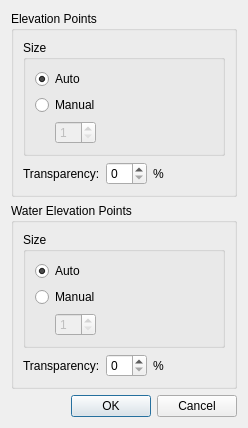
<?xml version="1.0" encoding="UTF-8"?>
<ui version="4.0">
 <class>GraphicsSettingDialog</class>
 <widget class="QDialog" name="GraphicsSettingDialog">
  <property name="geometry">
   <rect>
    <x>0</x>
    <y>0</y>
    <width>248</width>
    <height>375</height>
   </rect>
  </property>
  <property name="windowTitle">
   <string>Graphics Setting</string>
  </property>
  <layout class="QVBoxLayout" name="verticalLayout_5">
   <item>
    <widget class="QGroupBox" name="elevationPointsGroupBox">
     <property name="title">
      <string>Elevation Points</string>
     </property>
     <layout class="QVBoxLayout" name="verticalLayout_2">
      <item>
       <widget class="QGroupBox" name="elevationPointSizeGroupBox">
        <property name="title">
         <string>Size</string>
        </property>
        <layout class="QVBoxLayout" name="verticalLayout">
         <item>
          <widget class="QRadioButton" name="elevationPointsAutoSizeRadioButton">
           <property name="text">
            <string>Auto</string>
           </property>
           <property name="checked">
            <bool>true</bool>
           </property>
          </widget>
         </item>
         <item>
          <widget class="QRadioButton" name="elevationPointsManualSizeRadioButton">
           <property name="text">
            <string>Manual</string>
           </property>
          </widget>
         </item>
         <item>
          <layout class="QHBoxLayout" name="horizontalLayout">
           <item>
            <spacer name="horizontalSpacer">
             <property name="orientation">
              <enum>Qt::Horizontal</enum>
             </property>
             <property name="sizeType">
              <enum>QSizePolicy::Fixed</enum>
             </property>
             <property name="sizeHint" stdset="0">
              <size>
               <width>20</width>
               <height>20</height>
              </size>
             </property>
            </spacer>
           </item>
           <item>
            <widget class="QSpinBox" name="elevationPointsSizeSpinBox">
             <property name="enabled">
              <bool>false</bool>
             </property>
             <property name="minimum">
              <number>1</number>
             </property>
             <property name="maximum">
              <number>10</number>
             </property>
            </widget>
           </item>
           <item>
            <spacer name="horizontalSpacer_2">
             <property name="orientation">
              <enum>Qt::Horizontal</enum>
             </property>
             <property name="sizeHint" stdset="0">
              <size>
               <width>40</width>
               <height>20</height>
              </size>
             </property>
            </spacer>
           </item>
          </layout>
         </item>
        </layout>
       </widget>
      </item>
      <item>
       <layout class="QHBoxLayout" name="horizontalLayout_2" stretch="0,0,1">
        <item>
         <widget class="QLabel" name="elevationPointsTransparencyLabel">
          <property name="text">
           <string>Transparency:</string>
          </property>
         </widget>
        </item>
        <item>
         <widget class="QSpinBox" name="elevationPointsTransparencySpinBox"/>
        </item>
        <item>
         <widget class="QLabel" name="elevationPointsTransparencyPercentLabel">
          <property name="text">
           <string>%</string>
          </property>
         </widget>
        </item>
       </layout>
      </item>
     </layout>
    </widget>
   </item>
   <item>
    <widget class="QGroupBox" name="waterElevationPointsGroupBox">
     <property name="title">
      <string>Water Elevation Points</string>
     </property>
     <layout class="QVBoxLayout" name="verticalLayout_3">
      <item>
       <widget class="QGroupBox" name="waterElevationPointSizeGroupBox">
        <property name="title">
         <string>Size</string>
        </property>
        <layout class="QVBoxLayout" name="verticalLayout_4">
         <item>
          <widget class="QRadioButton" name="waterElevationPointsAutoSizeRadioButton">
           <property name="text">
            <string>Auto</string>
           </property>
           <property name="checked">
            <bool>true</bool>
           </property>
          </widget>
         </item>
         <item>
          <widget class="QRadioButton" name="waterElevationPointsManualSizeRadioButton">
           <property name="text">
            <string>Manual</string>
           </property>
          </widget>
         </item>
         <item>
          <layout class="QHBoxLayout" name="horizontalLayout_3">
           <item>
            <spacer name="horizontalSpacer_3">
             <property name="orientation">
              <enum>Qt::Horizontal</enum>
             </property>
             <property name="sizeType">
              <enum>QSizePolicy::Fixed</enum>
             </property>
             <property name="sizeHint" stdset="0">
              <size>
               <width>20</width>
               <height>20</height>
              </size>
             </property>
            </spacer>
           </item>
           <item>
            <widget class="QSpinBox" name="waterElevationPointsSizeSpinBox">
             <property name="enabled">
              <bool>false</bool>
             </property>
             <property name="minimum">
              <number>1</number>
             </property>
             <property name="maximum">
              <number>10</number>
             </property>
            </widget>
           </item>
           <item>
            <spacer name="horizontalSpacer_4">
             <property name="orientation">
              <enum>Qt::Horizontal</enum>
             </property>
             <property name="sizeHint" stdset="0">
              <size>
               <width>40</width>
               <height>20</height>
              </size>
             </property>
            </spacer>
           </item>
          </layout>
         </item>
        </layout>
       </widget>
      </item>
      <item>
       <layout class="QHBoxLayout" name="horizontalLayout_4" stretch="0,0,1">
        <item>
         <widget class="QLabel" name="waterElevationPointsTransparencyLabel">
          <property name="text">
           <string>Transparency:</string>
          </property>
         </widget>
        </item>
        <item>
         <widget class="QSpinBox" name="waterElevationPointsTransparencySpinBox"/>
        </item>
        <item>
         <widget class="QLabel" name="waterElevationPointsTransparencyPercentLabel">
          <property name="text">
           <string>%</string>
          </property>
         </widget>
        </item>
       </layout>
      </item>
     </layout>
    </widget>
   </item>
   <item>
    <spacer name="verticalSpacer">
     <property name="orientation">
      <enum>Qt::Vertical</enum>
     </property>
     <property name="sizeHint" stdset="0">
      <size>
       <width>20</width>
       <height>4</height>
      </size>
     </property>
    </spacer>
   </item>
   <item>
    <widget class="QDialogButtonBox" name="buttonBox">
     <property name="orientation">
      <enum>Qt::Horizontal</enum>
     </property>
     <property name="standardButtons">
      <set>QDialogButtonBox::Cancel|QDialogButtonBox::Ok</set>
     </property>
    </widget>
   </item>
  </layout>
 </widget>
 <resources/>
 <connections>
  <connection>
   <sender>buttonBox</sender>
   <signal>accepted()</signal>
   <receiver>GraphicsSettingDialog</receiver>
   <slot>accept()</slot>
   <hints>
    <hint type="sourcelabel">
     <x>215</x>
     <y>357</y>
    </hint>
    <hint type="destinationlabel">
     <x>157</x>
     <y>274</y>
    </hint>
   </hints>
  </connection>
  <connection>
   <sender>buttonBox</sender>
   <signal>rejected()</signal>
   <receiver>GraphicsSettingDialog</receiver>
   <slot>reject()</slot>
   <hints>
    <hint type="sourcelabel">
     <x>215</x>
     <y>363</y>
    </hint>
    <hint type="destinationlabel">
     <x>224</x>
     <y>274</y>
    </hint>
   </hints>
  </connection>
  <connection>
   <sender>elevationPointsManualSizeRadioButton</sender>
   <signal>toggled(bool)</signal>
   <receiver>elevationPointsSizeSpinBox</receiver>
   <slot>setEnabled(bool)</slot>
   <hints>
    <hint type="sourcelabel">
     <x>38</x>
     <y>80</y>
    </hint>
    <hint type="destinationlabel">
     <x>66</x>
     <y>108</y>
    </hint>
   </hints>
  </connection>
  <connection>
   <sender>waterElevationPointsManualSizeRadioButton</sender>
   <signal>toggled(bool)</signal>
   <receiver>waterElevationPointsSizeSpinBox</receiver>
   <slot>setEnabled(bool)</slot>
   <hints>
    <hint type="sourcelabel">
     <x>41</x>
     <y>247</y>
    </hint>
    <hint type="destinationlabel">
     <x>57</x>
     <y>270</y>
    </hint>
   </hints>
  </connection>
 </connections>
</ui>
